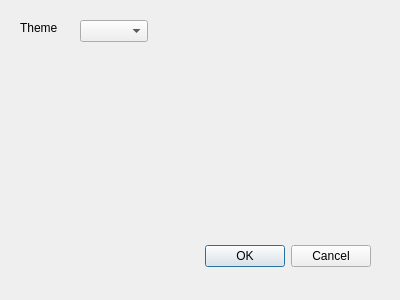
<?xml version="1.0" encoding="UTF-8"?>
<ui version="4.0">
 <class>SettingsDialog</class>
 <widget class="QDialog" name="SettingsDialog">
  <property name="geometry">
   <rect>
    <x>0</x>
    <y>0</y>
    <width>400</width>
    <height>300</height>
   </rect>
  </property>
  <property name="windowTitle">
   <string>Settings</string>
  </property>
  <property name="windowIcon">
   <iconset resource="../resources.qrc">
    <normaloff>:/images/playground_icon.png</normaloff>:/images/playground_icon.png</iconset>
  </property>
  <widget class="QDialogButtonBox" name="button_box">
   <property name="geometry">
    <rect>
     <x>30</x>
     <y>240</y>
     <width>341</width>
     <height>32</height>
    </rect>
   </property>
   <property name="orientation">
    <enum>Qt::Orientation::Horizontal</enum>
   </property>
   <property name="standardButtons">
    <set>QDialogButtonBox::StandardButton::Cancel|QDialogButtonBox::StandardButton::Ok</set>
   </property>
  </widget>
  <widget class="QLabel" name="theme_label">
   <property name="geometry">
    <rect>
     <x>20</x>
     <y>20</y>
     <width>49</width>
     <height>16</height>
    </rect>
   </property>
   <property name="text">
    <string>Theme</string>
   </property>
  </widget>
  <widget class="QComboBox" name="theme_combo_box">
   <property name="geometry">
    <rect>
     <x>80</x>
     <y>20</y>
     <width>68</width>
     <height>22</height>
    </rect>
   </property>
  </widget>
 </widget>
 <resources>
  <include location="../resources.qrc"/>
 </resources>
 <connections>
  <connection>
   <sender>button_box</sender>
   <signal>accepted()</signal>
   <receiver>SettingsDialog</receiver>
   <slot>accept()</slot>
   <hints>
    <hint type="sourcelabel">
     <x>248</x>
     <y>254</y>
    </hint>
    <hint type="destinationlabel">
     <x>157</x>
     <y>274</y>
    </hint>
   </hints>
  </connection>
  <connection>
   <sender>button_box</sender>
   <signal>rejected()</signal>
   <receiver>SettingsDialog</receiver>
   <slot>reject()</slot>
   <hints>
    <hint type="sourcelabel">
     <x>316</x>
     <y>260</y>
    </hint>
    <hint type="destinationlabel">
     <x>286</x>
     <y>274</y>
    </hint>
   </hints>
  </connection>
 </connections>
</ui>
